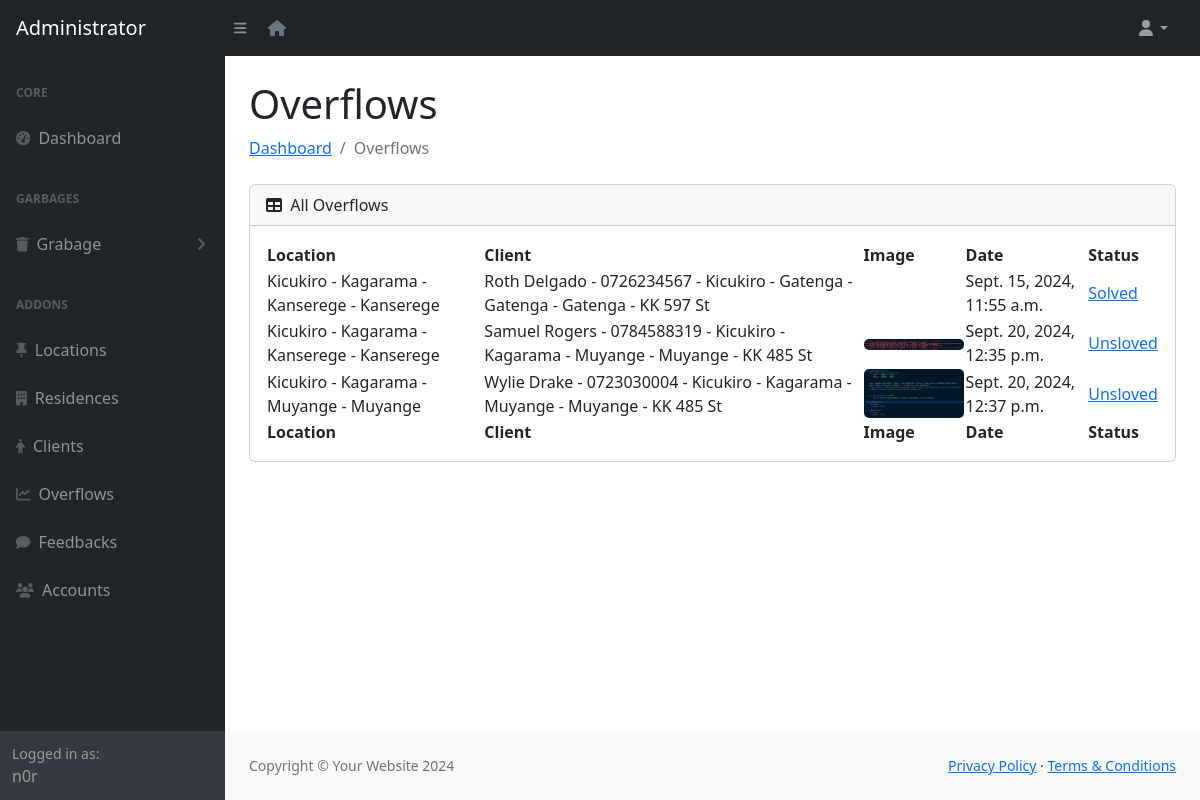
The app's page /overflow/ (signed in), older data.
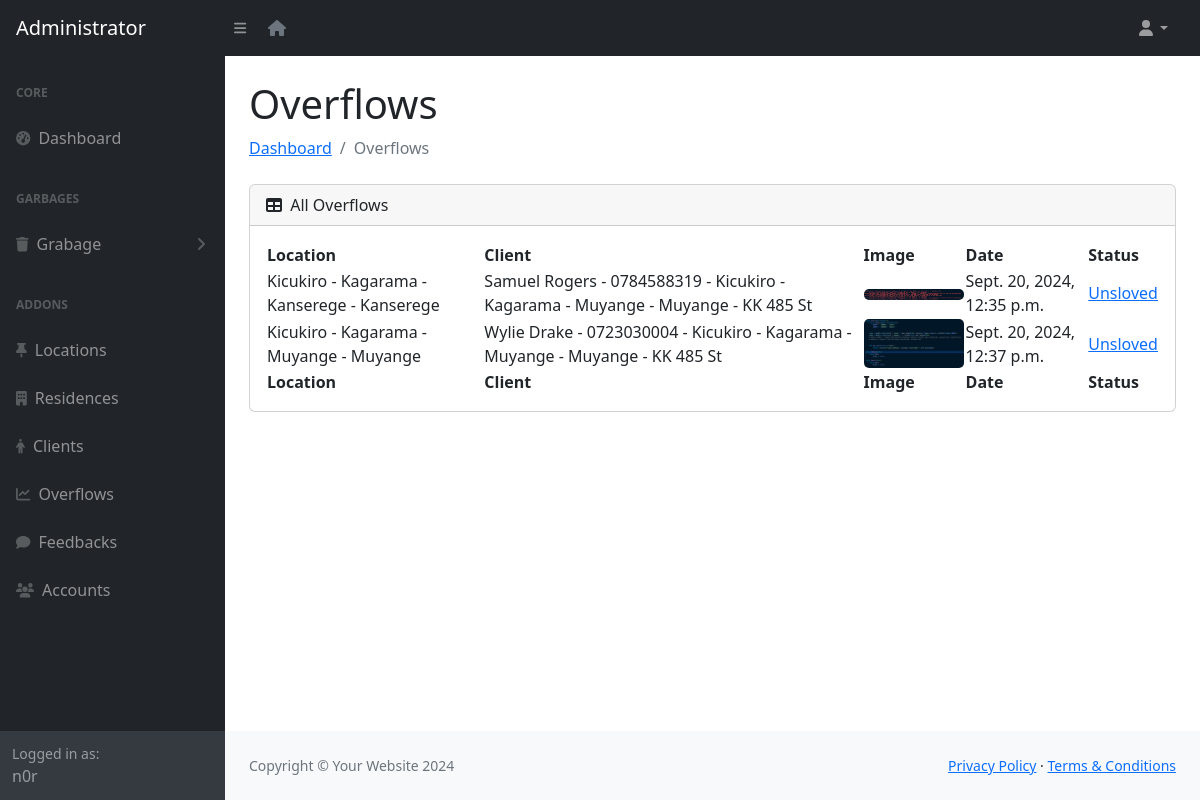
The same page, newer data.
### app/models.py (models this page shows, shortened)
class Overflow(models.Model):
    location = models.ForeignKey(Location, on_delete=models.PROTECT)
    date = models.DateTimeField(auto_now_add=True)
    image = models.ImageField(upload_to='overflow/', null=True, blank=True)
    status = models.BooleanField(default=0)
    client = models.ForeignKey(Clients, on_delete=models.CASCADE, null=True, blank=True)

class Location(models.Model):
    district = models.ForeignKey(District, on_delete=models.SET_NULL, null=True, blank=True)
    sector = models.ForeignKey(Sector, on_delete=models.SET_NULL, null=True, blank=True)
    cell = models.ForeignKey(Cell, on_delete=models.SET_NULL, null=True, blank=True)
    village = models.ForeignKey(Village, on_delete=models.SET_NULL, null=True, blank=True)
    created_at = models.DateTimeField(auto_now_add=True)
    class Meta:
        constraints = [UniqueConstraint(fields=['district', 'sector', 'cell', 'village'], name='unique_location_combination')]
        ordering = ["created_at"]
    def __str__(self):
        return f"{self.district} - {self.sector} - {self.cell} - {self.village}"

class District(models.Model):
    name = models.CharField(max_length=40)
    def __str__(self):
        return self.name

class Sector(models.Model):
    district = models.ForeignKey(District, on_delete=models.CASCADE)
    name = models.CharField(max_length=40)
    def __str__(self):
        return self.name

class Cell(models.Model):
    district = models.ForeignKey(District, on_delete=models.CASCADE)
    sector = models.ForeignKey(Sector, on_delete=models.CASCADE)
    name = models.CharField(max_length=40)
    def __str__(self):
        return self.name

class Village(models.Model):
    district = models.ForeignKey(District, on_delete=models.CASCADE)
    sector = models.ForeignKey(Sector, on_delete=models.CASCADE)
    cell = models.ForeignKey(Cell, on_delete=models.CASCADE)
    name = models.CharField(max_length=40)
    def __str__(self):
        return self.name

class Clients(models.Model):
    names = models.CharField(max_length=254)
    phone = models.CharField(validators=[phone_regex], max_length=13, unique=True)
    email = models.EmailField(max_length=255, unique=True)
    residence = models.ForeignKey(Residence, on_delete=models.SET_NULL, null=True)
    is_active = models.BooleanField(default = 1)
    created_at = models.DateTimeField(auto_now_add=True)
    def __str__(self):
        return f"{self.names} - {self.phone} - {self.residence}"

class Residence(models.Model):
    location = models.ForeignKey(Location, on_delete=models.CASCADE)
    streetName = models.CharField(validators=[street_regex], max_length=9)
    gateNumber = models.CharField(max_length=10, null=True, blank=True)
    status = models.BooleanField(default = 1)
    created_at = models.DateTimeField(auto_now_add=True)
    class Meta:
        constraints = [UniqueConstraint(fields=['location', 'streetName', 'gateNumber'], name='unique_residence_combination')]
        ordering = ["created_at"]
    def __str__(self):
        return f"{self.location} - {self.streetName}"

### app/views.py (the view)
# urls.py: path('overflow/', views.overflow, name="overflow"),
@role_required(['ADMIN', 'MCOLLECTOR'])
def overflow(request):
    overflows = Overflow.objects.all()
    context = {'overflows': overflows}
    return render(request, 'adminn/overflow.html', context)

### app/views.py (called while the page is built)
def role_required(allowed_roles):
    def decorator(view_func):
        @wraps(view_func)
        def _wrapped_view(request, *args, **kwargs):
            if request.user.is_authenticated and request.user.role in allowed_roles:
                return view_func(request, *args, **kwargs)
            return redirect('403')
        return _wrapped_view
    return decorator

### app/templates/app/adminn/overflow.html (shortened to what this page needs)
{% load static %}
{% if request.user.role == "ADMIN" %}
    {% include 'adminn/includes/header.html' %}
{% else %}
    {% include 'mcollector/includes/header.html' %}
{% endif %}
            <div id="layoutSidenav_content">
                <main>
                    <div class="container-fluid px-4">
                        <h1 class="mt-4">Overflows</h1>
                        <ol class="breadcrumb mb-4">
                            <li class="breadcrumb-item"><a href="{% url 'admin-home' %}">Dashboard</a></li>
                            <li class="breadcrumb-item active">Overflows</li>
                        </ol>
                        <div class="card mb-4">
                            <div class="card-header">
                                <i class="fas fa-table me-1"></i>
                                All Overflows
                            </div>
                            <div class="card-body">
                                <table id="datatablesSimple">
                                    <thead>
                                        <tr>
                                            <th>Location</th>
                                            <th>Client</th>
                                            <th>Image</th>
                                            <th>Date</th>
                                            <th>Status</th>
                                        </tr>
                                    </thead>
                                    <tfoot>
                                        <tr>
                                            <th>Location</th>
                                            <th>Client</th>
                                            <th>Image</th>
                                            <th>Date</th>
                                            <th>Status</th>
                                        </tr>
                                    </tfoot>
                                    <tbody>
                                        {% for overflow in overflows %}
                                        <tr>
                                            <td>{{ overflow.location }}</td>
                                            <td>{{ overflow.client }}</td>
                                            <td><img src="{% static  overflow.image  %}" width="100" alt="" id="myImg" ></td>
                                            <td>{{ overflow.date }}</td>
                                            {% if overflow.status %}
                                                <td><a href="{% url 'status-overflow' overflow.id %}">Solved</a></td>
                                            {% else %}
                                                <td><a href="{% url 'status-overflow' overflow.id %}"><span>Unsloved</span></a></td>
                                            {% endif %}
                                        </tr>
                                        {% endfor %}
                                    </tbody>
                                </table>
                            </div>
                        </div>
                    </div>
                </main>
{% include 'adminn/includes/footer.html' %}

Row changes from the older to the newer data that the page shows:
removed Overflow: location "Kicukiro - Kagarama - Kanserege - Kanserege", client "Roth Delgado - 0726234567 - Kicukiro - Gatenga - Gatenga - Gatenga - KK 597 St", date "Sept. 15, 2024, 11:55 a.m.", status "Solved"
